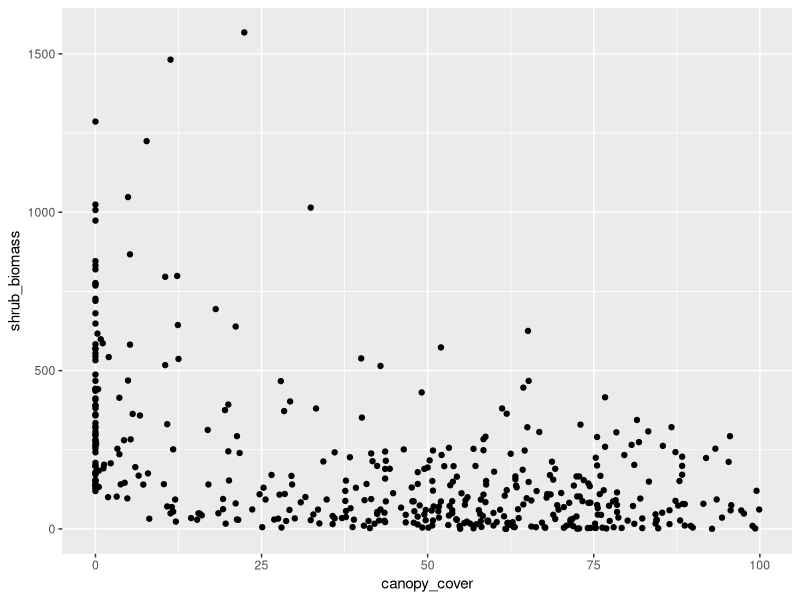
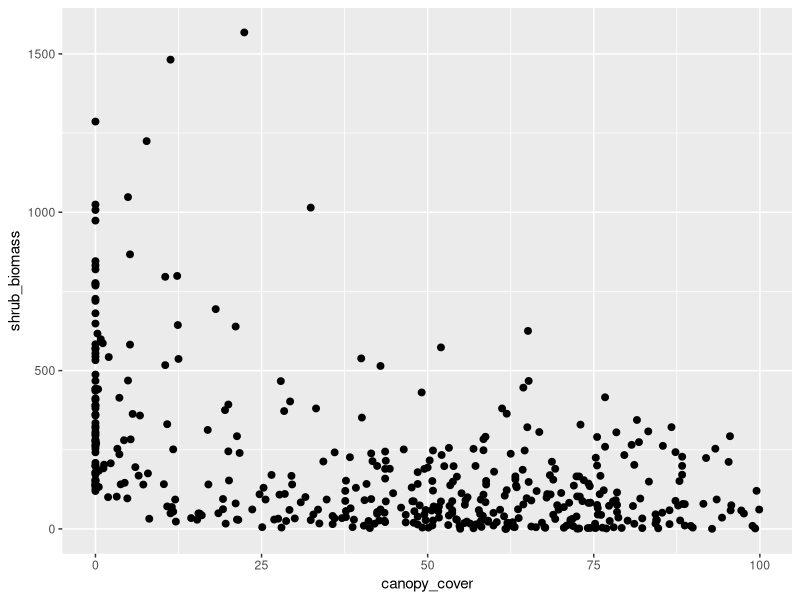
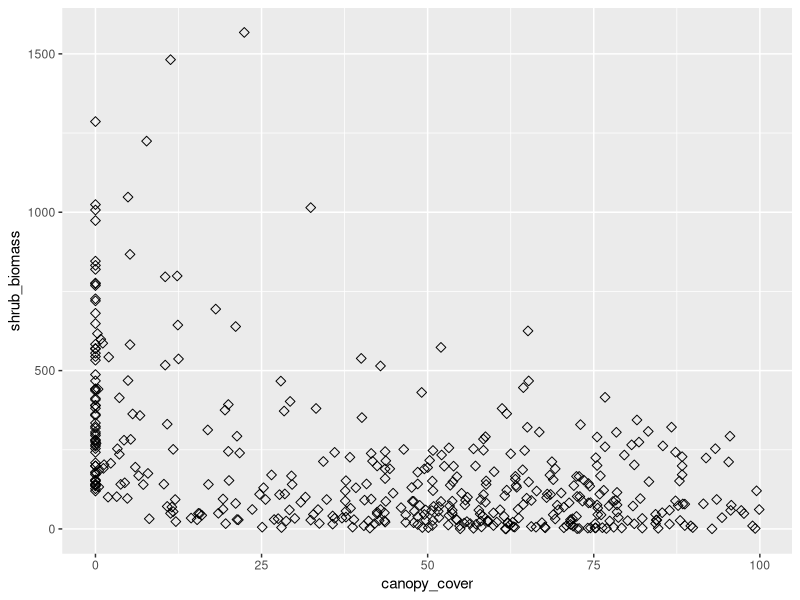
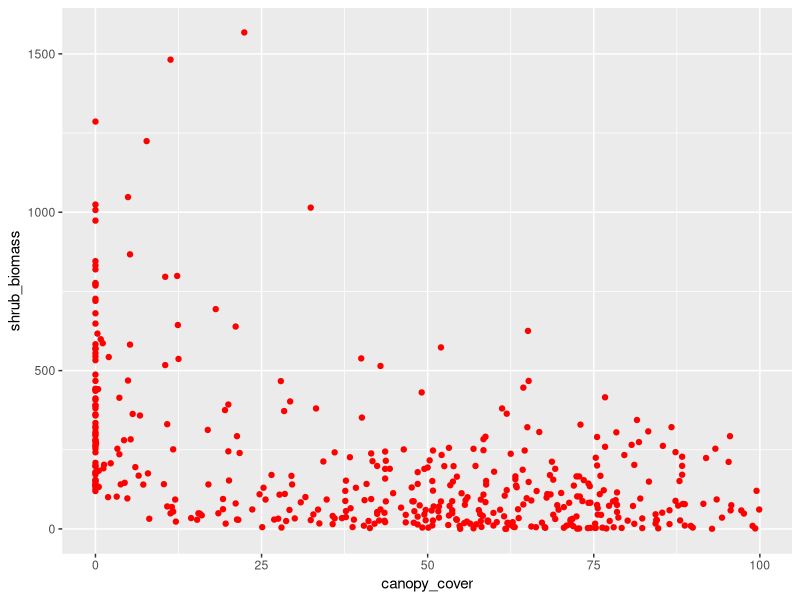
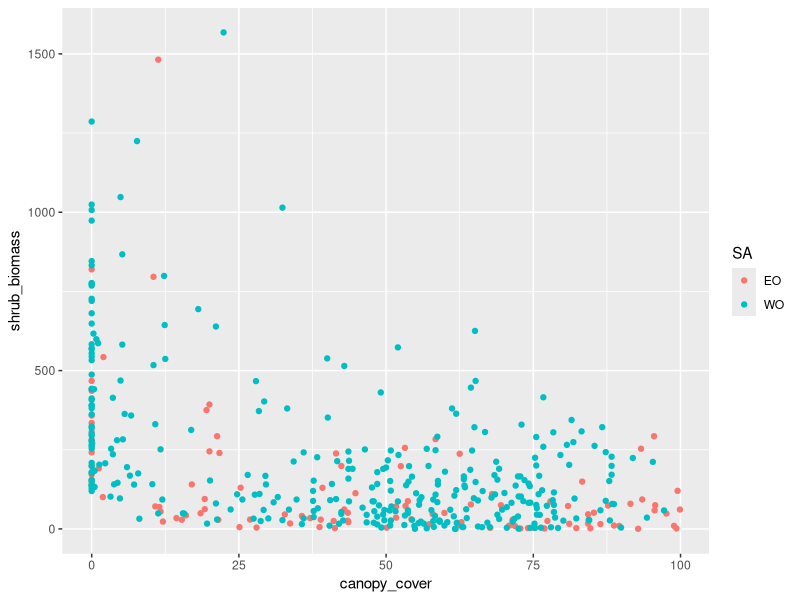
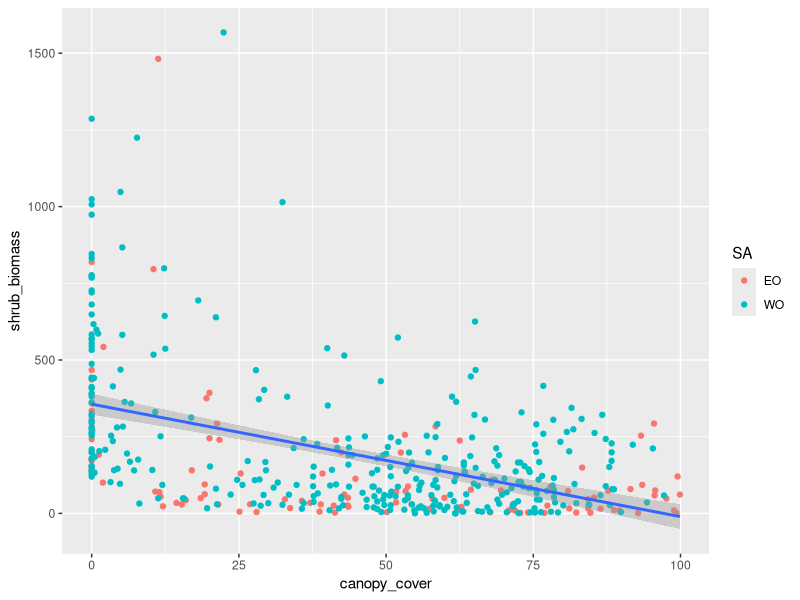
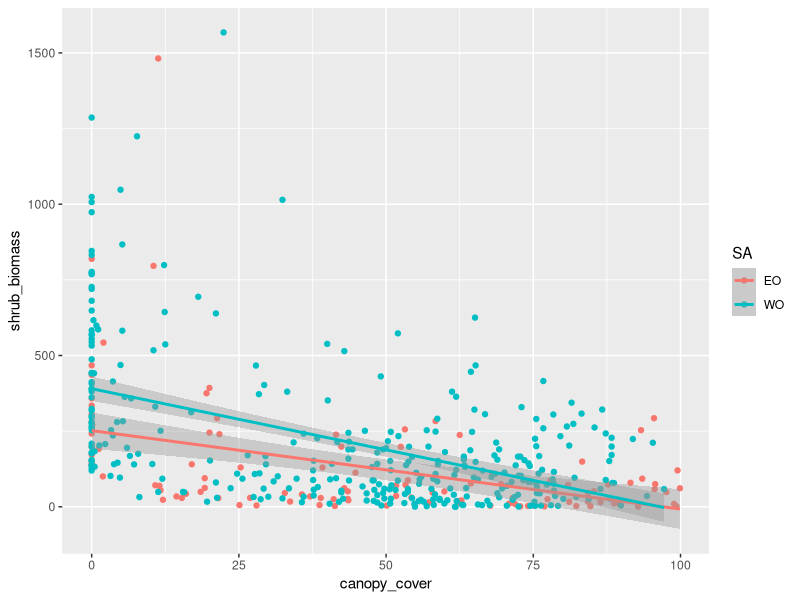
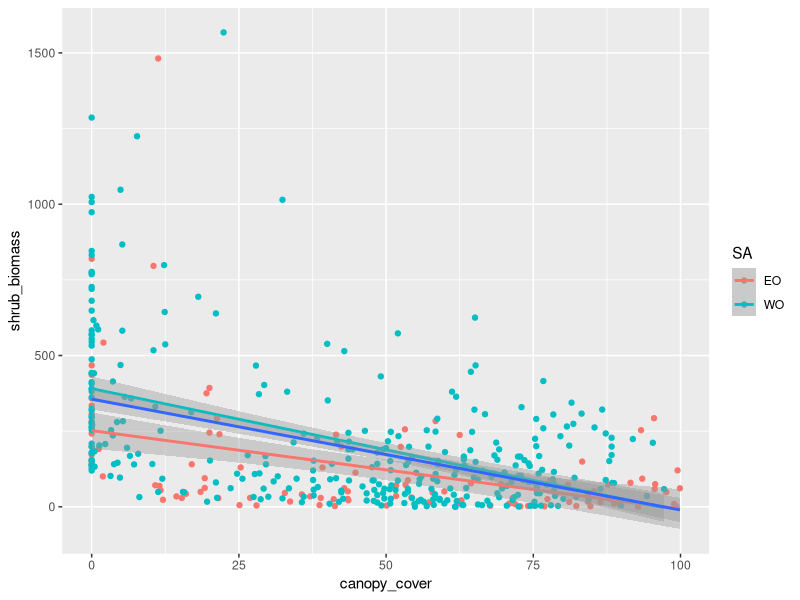

Generate these figures, in order, with R: (Note: this script raises an error after producing the figures.)
install.packages("ggplot2")
install.packages("dplyr")

library(ggplot2)
library(dplyr)
library(data.table) #just in case you want to use fread() instead of read.csv()

#read the data
biomass <- read.csv("Input/biomass.csv")
#view data
head(biomass)


# explore data ------------------------------------------------------------

#scatter plot with shrub biomass and canopy cover
ggplot(data = biomass) + geom_point(aes(x = canopy_cover, y = shrub_biomass)) #aes = aesthetic

#change point size
ggplot(data = biomass) + geom_point(aes(x = canopy_cover, y = shrub_biomass), cex = 2)

#change point shape
ggplot(data = biomass) + geom_point(aes(x = canopy_cover, y = shrub_biomass), cex = 2, shape = 5)

#change point colour
ggplot(data = biomass) + geom_point(aes(x = canopy_cover, y = shrub_biomass), colour = "red")

#change point colour by study area
ggplot(data = biomass) + geom_point(aes(x = canopy_cover, y = shrub_biomass, colour = SA))

#add linear trend-line
ggplot(data = biomass) + geom_point(aes(x = canopy_cover, y = shrub_biomass, colour = SA)) + 
  geom_smooth(aes(x = canopy_cover, y = shrub_biomass), method = "lm") 

#trend-line by study area
ggplot(data = biomass) + geom_point(aes(x = canopy_cover, y = shrub_biomass, colour = SA)) + 
  geom_smooth(aes(x = canopy_cover, y = shrub_biomass, colour = SA), method = "lm") 

#with the first trend-line
ggplot(data = biomass) + geom_point(aes(x = canopy_cover, y = shrub_biomass, colour = SA)) + 
  geom_smooth(aes(x = canopy_cover, y = shrub_biomass, colour = SA), method = "lm") + 
  geom_smooth(aes(x = canopy_cover, y = shrub_biomass), method = "lm") # add first trend-line

#bar chart to compare biomass between areas
ggplot(data = biomass) + geom_bar(aes(x = SA, y = shrub_biomass), stat="summary", fun = "mean")

#box plot to compare biomass between areas
ggplot(data = biomass) + geom_boxplot(aes(x = SA, y = shrub_biomass))



# make publication quality figures ----------------------------------------------

ggplot(data = biomass) + geom_point(aes(x = canopy_cover, y = shrub_biomass, colour = SA)) + 
  geom_smooth(aes(x = canopy_cover, y = shrub_biomass, colour = SA), method = "lm") 

# add themes
ggplot(data = biomass) + geom_point(aes(x = canopy_cover, y = shrub_biomass, colour = SA)) + 
  geom_smooth(aes(x = canopy_cover, y = shrub_biomass, colour = SA), method = "lm") + 
  theme_bw()

ggplot(data = biomass) + geom_point(aes(x = canopy_cover, y = shrub_biomass, colour = SA)) + 
  geom_smooth(aes(x = canopy_cover, y = shrub_biomass, colour = SA), method = "lm") + 
  theme_dark()

ggplot(data = biomass) + geom_point(aes(x = canopy_cover, y = shrub_biomass, colour = SA)) + 
  geom_smooth(aes(x = canopy_cover, y = shrub_biomass, colour = SA), method = "lm") + 
  theme_minimal()

ggplot(data = biomass) + geom_point(aes(x = canopy_cover, y = shrub_biomass, colour = SA)) + 
  geom_smooth(aes(x = canopy_cover, y = shrub_biomass, colour = SA), method = "lm") + 
  theme_classic()

# theme components --------------------------------------------------------
#https://ggplot2.tidyverse.org/reference/theme.html

theme(
  line,
  rect,
  text,
  title,
  aspect.ratio,
  axis.title,
  axis.title.x,
  axis.title.x.top,
  axis.title.x.bottom,
  axis.title.y,
  axis.title.y.left,
  axis.title.y.right,
  axis.text,
  axis.text.x,
  axis.text.x.top,
  axis.text.x.bottom,
  axis.text.y,
  axis.text.y.left,
  axis.text.y.right,
  axis.ticks,
  axis.ticks.x,
  axis.ticks.x.top,
  axis.ticks.x.bottom,
  axis.ticks.y,
  axis.ticks.y.left,
  axis.ticks.y.right,
  axis.ticks.length,
  axis.ticks.length.x,
  axis.ticks.length.x.top,
  axis.ticks.length.x.bottom,
  axis.ticks.length.y,
  axis.ticks.length.y.left,
  axis.ticks.length.y.right,
  axis.line,
  axis.line.x,
  axis.line.x.top,
  axis.line.x.bottom,
  axis.line.y,
  axis.line.y.left,
  axis.line.y.right,
  legend.background,
  legend.margin,
  legend.spacing,
  legend.spacing.x,
  legend.spacing.y,
  legend.key,
  legend.key.size,
  legend.key.height,
  legend.key.width,
  legend.text,
  legend.text.align,
  legend.title,
  legend.title.align,
  legend.position,
  legend.direction,
  legend.justification,
  legend.box,
  legend.box.just,
  legend.box.margin,
  legend.box.background,
  legend.box.spacing,
  panel.background,
  panel.border,
  panel.spacing,
  panel.spacing.x,
  panel.spacing.y,
  panel.grid,
  panel.grid.major,
  panel.grid.minor,
  panel.grid.major.x,
  panel.grid.major.y,
  panel.grid.minor.x,
  panel.grid.minor.y,
  panel.ontop,
  plot.background,
  plot.title,
  plot.title.position,
  plot.subtitle,
  plot.caption,
  plot.caption.position,
  plot.tag,
  plot.tag.position,
  plot.margin,
  strip.background,
  strip.background.x,
  strip.background.y,
  strip.clip,
  strip.placement,
  strip.text,
  strip.text.x,
  strip.text.y,
  strip.switch.pad.grid,
  strip.switch.pad.wrap,
  ...,
  complete = FALSE,
  validate = TRUE
)


# final plot --------------------------------------------------------------

ggplot(data = biomass) + geom_point(aes(x = canopy_cover, y = shrub_biomass, colour = SA)) + 
  geom_smooth(aes(x = canopy_cover, y = shrub_biomass, colour = SA), method = "lm") + 
  theme_classic(base_family = "Times New Roman") + 
  theme(text= element_text(size=18), 
        axis.text.x= element_text(size=16,colour = "black"), 
        axis.text.y= element_text(size=16,colour = "black"), 
        legend.position = c(0.83, 0.83)) 

# remove white space below --- DO NOT DO THIS!! 
ggplot(data = biomass) + geom_point(aes(x = canopy_cover, y = shrub_biomass, colour = SA)) + 
  geom_smooth(aes(x = canopy_cover, y = shrub_biomass, colour = SA), method = "lm") + 
  theme_classic(base_family = "Times New Roman") + 
  theme(text= element_text(size=18), axis.text.x= element_text(size=16,colour = "black"), 
        axis.text.y= element_text(size=16,colour = "black"), legend.position = c(0.83, 0.83)) +
  ylim(0,1600) #lim function actually removes the data points!!

# example why not to use the limit function
ggplot(data = biomass) + geom_point(aes(x = canopy_cover, y = shrub_biomass, colour = SA)) + 
  geom_smooth(aes(x = canopy_cover, y = shrub_biomass, colour = SA), method = "lm") + 
  theme_classic(base_family = "Times New Roman") + 
  theme(text= element_text(size=18), axis.text.x= element_text(size=16,colour = "black"), 
        axis.text.y= element_text(size=16,colour = "black"), legend.position = c(0.83, 0.83)) +
  ylim(0,400) #lim function actually removes the data points!!

# remove white space below --- DO THIS 
ggplot(data = biomass) + geom_point(aes(x = canopy_cover, y = shrub_biomass, colour = SA)) + 
  geom_smooth(aes(x = canopy_cover, y = shrub_biomass, colour = SA), method = "lm") + 
  theme_classic(base_family = "Times New Roman") + 
  theme(text= element_text(size=18), axis.text.x= element_text(size=16,colour = "black"), 
        axis.text.y= element_text(size=16,colour = "black"), legend.position = c(0.83, 0.83)) +
  coord_cartesian(ylim=c(0,1600)) # does not remove data points

#one option to add axis labels
ggplot(data = biomass) + geom_point(aes(x = canopy_cover, y = shrub_biomass, colour = SA)) + 
  geom_smooth(aes(x = canopy_cover, y = shrub_biomass, colour = SA), method = "lm") + 
  theme_classic(base_family = "Times New Roman") + 
  theme(text= element_text(size=18), axis.text.x= element_text(size=16,colour = "black"), 
        axis.text.y= element_text(size=16,colour = "black"), legend.position = c(0.83, 0.83)) +
  coord_cartesian(ylim=c(0,1600)) + 
  xlab("Canopy cover (%)") +
  ylab("Shrub biomass (kg/ha)")
  
#my preferred method to add axis labels
ggplot(data = biomass) + geom_point(aes(x = canopy_cover, y = shrub_biomass, colour = SA)) + 
  geom_smooth(aes(x = canopy_cover, y = shrub_biomass, colour = SA), method = "lm") + 
  theme_classic(base_family = "Times New Roman") + 
  theme(text= element_text(size=18), axis.text.x= element_text(size=16,colour = "black"), 
        axis.text.y= element_text(size=16,colour = "black"), legend.position = c(0.83, 0.83)) +
  coord_cartesian(ylim=c(0,1600)) + 
  scale_x_continuous("Canopy cover (%)", n.breaks =5) + #modify the number of axis ticks
  scale_y_continuous("Shrub biomass (kg/ha)", n.breaks =4, labels = scales::comma) #add comma to thousands separator

#add space between axis label and plot
ggplot(data = biomass) + geom_point(aes(x = canopy_cover, y = shrub_biomass, colour = SA)) + 
  geom_smooth(aes(x = canopy_cover, y = shrub_biomass, colour = SA), method = "lm") + 
  theme_classic(base_family = "Times New Roman") + 
  theme(text= element_text(size=18), axis.text.x= element_text(size=16,colour = "black"), 
        axis.text.y= element_text(size=16,colour = "black"), legend.position = c(0.83, 0.83)) +
  coord_cartesian(ylim=c(0,1600)) + 
  scale_x_continuous("\n Canopy cover (%) \n", n.breaks =5) + # add space
  scale_y_continuous("\n Shrub biomass (kg/ha) \n", n.breaks =4, labels = scales::comma) # add space

#change legend title
ggplot(data = biomass) + geom_point(aes(x = canopy_cover, y = shrub_biomass, colour = SA)) + 
  geom_smooth(aes(x = canopy_cover, y = shrub_biomass, colour = SA), method = "lm") + 
  theme_classic(base_family = "Times New Roman") + 
  theme(text= element_text(size=18), axis.text.x= element_text(size=16,colour = "black"), 
        axis.text.y= element_text(size=16,colour = "black"), legend.position = c(0.83, 0.83)) +
  coord_cartesian(ylim=c(0,1600)) + 
  scale_x_continuous("\n Canopy cover (%) \n", n.breaks =5) +
  scale_y_continuous("\n Shrub biomass (kg/ha) \n", n.breaks =4, labels = scales::comma) + 
  labs(color = "Study area")




# export your final figure ------------------------------------------------

final_plot <- ggplot(data = biomass) + geom_point(aes(x = canopy_cover, y = shrub_biomass, colour = SA)) + 
  geom_smooth(aes(x = canopy_cover, y = shrub_biomass, colour = SA), method = "lm") + 
  theme_classic(base_family = "Times New Roman") + 
  theme(text= element_text(size=18), axis.text.x= element_text(size=16,colour = "black"), 
        axis.text.y= element_text(size=16,colour = "black"), legend.position = c(0.83, 0.83)) +
  coord_cartesian(ylim=c(0,1600)) + 
  scale_x_continuous("\n Canopy cover (%) \n", n.breaks =5) +
  scale_y_continuous("\n Shrub biomass (kg/ha) \n", n.breaks =4, labels = scales::comma) + 
  labs(color = "Study area")


#option 1
ggsave(filename = "final_plot1.jpeg", 
       final_plot,
       width = 7,
       height = 4.5,
       units = "in"
)

#option 2 (old school)

tiff("final_plot2.tiff", units="in", width=7, height=4.5, res=100, compression = 'lzw')

final_plot

dev.off()




# Reproducible theme -----------------------------------------------------

gg_theme <- theme(text= element_text(size=18), 
                  axis.text.x= element_text(size=16,colour = "black"), 
                  axis.text.y= element_text(size=16,colour = "black"),
                  legend.position = c(0.83, 0.83))

ggplot(data = biomass) + geom_point(aes(x = canopy_cover, y = shrub_biomass, colour = SA)) + 
  geom_smooth(aes(x = canopy_cover, y = shrub_biomass, colour = SA), method = "lm") + 
  theme_classic(base_family = "Times New Roman") + 
  coord_cartesian(ylim=c(0,1600)) + 
  scale_x_continuous("\n Canopy cover (%) \n", n.breaks =5) +
  scale_y_continuous("\n Shrub biomass (kg/ha) \n", n.breaks =4, labels = scales::comma) + 
  labs(color = "Study area") + gg_theme





# Multi-plot panel -------------------------------------------------------

#previous scatter plot
scatter_plot <- ggplot(data = biomass) + geom_point(aes(x = canopy_cover, y = shrub_biomass, colour = SA)) + 
  geom_smooth(aes(x = canopy_cover, y = shrub_biomass, colour = SA), method = "lm") + 
  theme_classic(base_family = "Times New Roman") + 
  theme(text= element_text(size=18), axis.text.x= element_text(size=16,colour = "black"), 
        axis.text.y= element_text(size=16,colour = "black"), legend.position = c(0.83, 0.83)) +
  coord_cartesian(ylim=c(0,1600)) + 
  scale_x_continuous("\n Canopy cover (%) \n", n.breaks =5) +
  scale_y_continuous("\n Shrub biomass (kg/ha) \n", n.breaks =4, labels = scales::comma) + 
  labs(color = "Study area")

#previous box plot

box_plot <- ggplot(data = biomass) + geom_boxplot(aes(x = SA, y = shrub_biomass)) + 
  theme_classic(base_family = "Times New Roman") + 
  theme(text= element_text(size=18), axis.text.x= element_text(size=18,colour = "black"),
        axis.text.y= element_text(size=16,colour = "black")) + 
  scale_y_continuous("\n Shrub biomass (kg/ha) \n", n.breaks =5, labels = scales::comma) #+ 
  xlab("") + #no x axis label 
  scale_x_discrete(label=c("\n Eastern \nOntario", "\n Western \nOntario")) #change the x tick labels


install.packages("cowplot")
library(cowplot)

plot_grid(scatter_plot, box_plot, nrow = 1, labels = "AUTO", label_size = 18, 
          label_fontfamily = "Times New Roman")

#change width of each plot
plot_grid(scatter_plot, box_plot, nrow = 1, labels = "AUTO", label_size = 18, 
          label_fontfamily = "Times New Roman", rel_widths = c(1.3,1))

multiplot <- plot_grid(scatter_plot, box_plot, nrow = 1, labels = "AUTO", label_size = 18, 
                       label_fontfamily = "Times New Roman", rel_widths = c(1.3,1))

#export multi-plot
tiff("biomass_scatter_boxplot.tiff", units="in", width=14, height=4.5, res=100, compression = 'lzw')

multiplot

dev.off()




# Plotting model outputs: Example 1 --------------------------------------------------

#data for the selection ratio plots

data<-fread("Input/selection_ratios.csv")
head(data)

# add points for coefficient estimates (or selection ratios in this case)
ggplot(data, aes(x=covariate, y=estimate, ymin = estimate-CI_down, ymax = estimate+CI_up, colour=Study_area)) +
  geom_point(position=position_dodge(width=0.55), cex=3.5) 

# add error bars / confidence intervals
ggplot(data, aes(x=covariate, y=estimate, ymin = estimate-CI_down, ymax = estimate+CI_up, colour=Study_area)) +
  geom_point(position=position_dodge(width=0.55), cex=3.5) + 
  geom_errorbar(position=position_dodge(width=0.55), linewidth=1.4) 

# make it look nice
ggplot(data, aes(x=covariate, y=estimate, ymin = estimate-CI_down, ymax = estimate+CI_up, colour=Study_area)) +
  geom_point(position=position_dodge(width=0.55), cex=3.5) + 
  geom_errorbar(position=position_dodge(width=0.55), linewidth=1.4) +
  scale_color_manual(values=c("#267300", "#cc6666", "#004da8")) + #change colour for each study area (colour theme consistent through paper)
  scale_x_discrete(limits=c("Closed", "Early Seral", "Lowlands", "LF")) + # change x axis tick labels
  xlab("") + # no x axis label
  ylab("\n Selection Ratio \n") + # change y-axis label
  theme_classic(base_family = "Times New Roman") + #theme 
  theme(text= element_text(size=18), axis.title= element_text(size=16,colour = "black"), 
        axis.text= element_text(size=16,colour = "black"), legend.title=element_text(size=14), 
        legend.text=element_text(size=14)) + #theme specifics and change legend text size
  labs(colour = "Study area") #change legend name

# finally add a horizontal line
ggplot(data, aes(x=covariate, y=estimate, ymin = estimate-CI_down, ymax = estimate+CI_up, colour=Study_area)) +
  geom_point(position=position_dodge(width=0.55), cex=3.5) + 
  geom_errorbar(position=position_dodge(width=0.55), linewidth=1.4) +
  scale_color_manual(values=c("#267300", "#cc6666", "#004da8")) + #change colour for each study area (colour theme consistent through paper)
  scale_x_discrete(limits=c("Closed", "Early Seral", "Lowlands", "LF")) + # change x axis tick labels
  xlab("") + # no x axis label
  ylab("\n Selection Ratio \n") + # change y-axis label
  theme_classic(base_family = "Times New Roman") + #theme 
  theme(text= element_text(size=18), axis.title= element_text(size=16,colour = "black"), 
        axis.text= element_text(size=16,colour = "black"), legend.title=element_text(size=14), 
        legend.text=element_text(size=14)) + #theme specifics and change legend text size
  labs(colour = "Study area") + #change legend name 
  geom_hline(yintercept = 1, linetype="dashed", linewidth=1.2) # add horizontal line; can use geom_vline() for vertical and geom_abline() for custom line (intercept & slope)






# Plotting model outputs: Example 2 --------------------------------------------------

# predict relationship between response variable and explanatory variables from model

#make study area a factor
biomass$SA_binary  <- as.factor(biomass$SA_binary)

# model to predict shrub biomass as a function of canopy cover, basal area, and study area (WO vs. EO)
m1 <- glm(shrub_biomass~ canopy_cover + basal_area + SA_binary, data = biomass, family = Gamma(link = "log"))
summary(m1)

##Create an empty data frame
response <- data.frame(matrix(NA, nrow = 500, ncol = 1))

##In this example, we will simulate the effects of canopy cover on shrub biomass
##Create some data
random_canopy_cover <- floor(runif(500, min = 0, max = 100))

##the 'floor' part of the argument makes it only integers
##generate 500 random values of canopy cover between 0 and 100

##Populate data frame with the data
response <- cbind(response, random_canopy_cover)

##Find mean value for the basal area variable
##Will have to run the model separately for WO and EO
##since it is a factor
mean(biomass$basal_area)

##Add canopy closure and ecosite to the response data frame
response$basal_area <- 17.73401
response$SA_binary <- 0 # EO

##Clean up data frame
response_EO <- response %>% 
  dplyr::select(c(2:4)) %>% 
  dplyr::rename(canopy_cover = random_canopy_cover) %>% 
  dplyr::mutate(SA_binary = as.factor(SA_binary)) %>% 
  dplyr::mutate(canopy_cover = as.integer(canopy_cover))

##Use predict function to generate shrub biomass estimates
response_EO$predict_shrub_biomass <- 0
response_EO$SE <- 0

for (i in 1:nrow(response_EO)) {
  n <- predict.glm(m1, newdata = response_EO, type = "response", se.fit = TRUE)
  response_EO$predict_shrub_biomass <- n$fit
  response_EO$SE <- n$se.fit
}


##Repeat the process for WO
##Create an empty data frame
response <- data.frame(matrix(NA, nrow = 500, ncol = 1))

##Create random canopy cover data
random_canopy_cover <- floor(runif(500, min = 0, max = 100))

##Populate data frame with random numbers
response <- cbind(response, random_canopy_cover)

##Add canopy closure and ecosite to the response data frame
response$basal_area <- 17.73401
response$SA_binary <- 1 # WO

##Clean up data frame
response_WO <- response %>% 
  dplyr::select(c(2:4)) %>% 
  dplyr::rename(canopy_cover = random_canopy_cover) %>% 
  dplyr::mutate(SA_binary = as.factor(SA_binary)) %>% 
  dplyr::mutate(canopy_cover = as.integer(canopy_cover))

##Use predict function to generate shrub biomass estimates
response_WO$predict_shrub_biomass <- 0
response_WO$SE <- 0

for (i in 1:nrow(response_WO)) {
  n <- predict.glm(m1, newdata = response_WO, type = "response", se.fit = TRUE)
  response_WO$predict_shrub_biomass <- n$fit
  response_WO$SE <- n$se.fit
}


##Combine the two datasets
response_EO_WO <- rbind(response_EO, response_WO)
head(response_EO_WO)

##Graph the predicted biomass
ggplot(aes(x = canopy_cover, y = predict_shrub_biomass, color = SA_binary), data = response_EO_WO) +
  geom_ribbon(aes(ymin = predict_shrub_biomass - SE, ymax = predict_shrub_biomass + SE), alpha = 0.2) + #ribbon adds the confidence band
  geom_smooth() +
  theme_classic(base_family = "Times New Roman") + 
  theme(text= element_text(size=18), axis.text.x= element_text(size=16,colour = "black"), 
        axis.text.y= element_text(size=16,colour = "black")) +
  scale_x_continuous("\n Canopy cover (%) \n", n.breaks =5) +
  scale_y_continuous("\n Predicted shrub biomass (kg/ha) \n", n.breaks =4, labels = scales::comma)

# change legend labels
ggplot(aes(x = canopy_cover, y = predict_shrub_biomass, color = SA_binary), data = response_EO_WO) +
  geom_ribbon(aes(ymin = predict_shrub_biomass - SE, ymax = predict_shrub_biomass + SE), alpha = 0.2) + #ribbon adds the confidence band
  geom_smooth() +
  theme_classic(base_family = "Times New Roman") + 
  theme(text= element_text(size=18), axis.text.x= element_text(size=16,colour = "black"), 
        axis.text.y= element_text(size=16,colour = "black")) +
  scale_x_continuous("\n Canopy cover (%) \n", n.breaks =5) +
  scale_y_continuous("\n Predicted shrub biomass (kg/ha) \n", n.breaks =4, labels = scales::comma) +
  labs(colour = "Study area") + # change legend title
  scale_colour_discrete(labels=c('EO', 'WO')) #change legend values




# Phil's tips and tricks --------------------------------------------------

#superscript and Unicode symbols

ggplot(data = biomass) + geom_point(aes(x = basal_area, y = shrub_biomass), cex = 2) + 
  theme_classic(base_family = "Times New Roman") + 
  theme(text= element_text(size=18), axis.text.x= element_text(size=16,colour = "black"), 
        axis.text.y= element_text(size=16,colour = "black"), legend.position = c(0.83, 0.83)) +
  coord_cartesian(ylim=c(0,1600)) + 
  scale_x_continuous("\n Basal area (m^2/ha) \n", n.breaks =5) +
  scale_y_continuous("\n Shrub biomass (kg/ha) \n", n.breaks =4, labels = scales::comma) 

# add superscript using bquote
ggplot(data = biomass) + geom_point(aes(x = basal_area, y = shrub_biomass), cex = 2) + 
  theme_classic(base_family = "Times New Roman") + 
  theme(text= element_text(size=18), axis.text.x= element_text(size=16,colour = "black"), 
        axis.text.y= element_text(size=16,colour = "black"), legend.position = c(0.83, 0.83)) +
  coord_cartesian(ylim=c(0,1600)) + 
  scale_x_continuous(bquote("Basal area " (m^2/ha)), n.breaks =5) + #using bquote
  scale_y_continuous("\n Shrub biomass (kg/ha) \n", n.breaks =4, labels = scales::comma) 

  
# add superscript using Unicode
ggplot(data = biomass) + geom_point(aes(x = basal_area, y = shrub_biomass), cex = 2) + 
  theme_classic(base_family = "Times New Roman") + 
  theme(text= element_text(size=18), axis.text.x= element_text(size=16,colour = "black"), 
        axis.text.y= element_text(size=16,colour = "black"), legend.position = c(0.83, 0.83)) +
  coord_cartesian(ylim=c(0,1600)) + 
  scale_x_continuous("\n Basal area (m\u00B2/ha) \n", n.breaks =5) + #m/u00B2 is Unicode for ^2
  scale_y_continuous("\n Shrub biomass (kg/ha) \n", n.breaks =4, labels = scales::comma) 


# add delta symbol using Unicode
ggplot(data = biomass) + geom_point(aes(x = basal_area, y = shrub_biomass), cex = 2) + 
  theme_classic(base_family = "Times New Roman") + 
  theme(text= element_text(size=18), axis.text.x= element_text(size=16,colour = "black"), 
        axis.text.y= element_text(size=16,colour = "black"), legend.position = c(0.83, 0.83)) +
  coord_cartesian(ylim=c(0,1600)) + 
  scale_x_continuous("\n Basal area (m\u00B2/ha) \n", n.breaks =5) + #\u00B2 is Unicode for ^2
  scale_y_continuous("\n \u0394AIC \n", n.breaks =5) #\u0394 is Unicode for delta symbol


#add non-linear trend-line
#logistic power equation relating shrub biomass to basal area
#y = a/(1+(x/b)^c)
#y = 479.11/(1+(x/7.51)^1.18)

ggplot(data = biomass) + geom_point(aes(x = basal_area, y = shrub_biomass), cex = 2) + 
  theme_classic(base_family = "Times New Roman") + 
  theme(text= element_text(size=18), axis.text.x= element_text(size=16,colour = "black"), 
        axis.text.y= element_text(size=16,colour = "black"), legend.position = c(0.83, 0.83)) +
  coord_cartesian(ylim=c(0,1600)) + 
  scale_x_continuous("\n Basal area (m\u00B2/ha) \n", n.breaks =5) + #m/u00B2 is Unicode for ^2
  scale_y_continuous("\n Shrub biomass (kg/ha) \n", n.breaks =4, labels = scales::comma) + 
  labs(color = "Study area") + 
  geom_function(fun = function(x) 479.11/(1+(x/7.51)^1.18), colour ="red", data = biomass, 
                aes(x = basal_area, y=shrub_biomass), cex =1.3) 


#label points

ggplot(data = biomass) + geom_point(aes(x = basal_area, y = shrub_biomass), cex = 2) + 
  theme_classic(base_family = "Times New Roman") + 
  theme(text= element_text(size=18), axis.text.x= element_text(size=16,colour = "black"), 
        axis.text.y= element_text(size=16,colour = "black"), legend.position = c(0.83, 0.83)) +
  coord_cartesian(ylim=c(0,1600)) + 
  scale_x_continuous("\n Basal area (m\u00B2/ha) \n", n.breaks =5) + #m/u00B2 is Unicode for ^2
  scale_y_continuous("\n Shrub biomass (kg/ha) \n", n.breaks =4, labels = scales::comma) + 
  labs(color = "Study area") + 
  geom_text(aes(x = basal_area, y = shrub_biomass, label=Site), size=3, hjust=-0.1, vjust=0)



# plotting date - using Julian or ordinal day

#Julian day
ggplot(data = biomass) + geom_point(aes(x = Julian_day, y = shrub_biomass), cex = 2) + 
  theme_classic(base_family = "Times New Roman") + 
  theme(text= element_text(size=18), axis.text.x= element_text(size=16,colour = "black"), 
        axis.text.y= element_text(size=16,colour = "black"), legend.position = c(0.83, 0.83)) +
  coord_cartesian(ylim=c(0,1600)) + 
  scale_x_continuous("\n Julian day \n", n.breaks =6) + #use Julian day to plot, but change the labels
  scale_y_continuous("\n Shrub biomass (kg/ha) \n", n.breaks =4, labels = scales::comma)

#changing the labels to dates                     
ggplot(data = biomass) + geom_point(aes(x = Julian_day, y = shrub_biomass), cex = 2) + 
  theme_classic(base_family = "Times New Roman") + 
  theme(text= element_text(size=18), axis.text.x= element_text(size=16,colour = "black"), 
        axis.text.y= element_text(size=16,colour = "black"), legend.position = c(0.83, 0.83)) +
  coord_cartesian(ylim=c(0,1600)) + 
  scale_x_continuous("\n Date \n", breaks=c(166,196,227,258,288), 
                     labels=c("15 Jun", "15 Jul", "15 Aug", "15 Sept", "15 Oct")) + #use Julian day to plot, but change labels
  scale_y_continuous("\n Shrub biomass (kg/ha) \n", n.breaks =4, labels = scales::comma)

#change x-extent
ggplot(data = biomass) + geom_point(aes(x = Julian_day, y = shrub_biomass), cex = 2) + 
  theme_classic(base_family = "Times New Roman") + 
  theme(text= element_text(size=18), axis.text.x= element_text(size=16,colour = "black"), 
        axis.text.y= element_text(size=16,colour = "black"), legend.position = c(0.83, 0.83)) +
  coord_cartesian(ylim=c(0,1600)) + 
  scale_x_continuous("\n Date \n", breaks=c(166,196,227,258,288), 
                     labels=c("15 Jun", "15 Jul", "15 Aug", "15 Sept", "15 Oct")) +
  scale_y_continuous("\n Shrub biomass (kg/ha) \n", n.breaks =4, labels = scales::comma) + 
  coord_cartesian(xlim=c(155,290))




